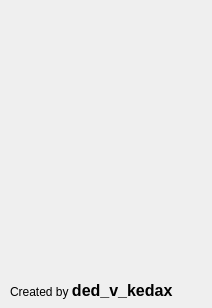
<?xml version="1.0" encoding="UTF-8"?>
<ui version="4.0">
 <class>Form</class>
 <widget class="QWidget" name="Form">
  <property name="windowModality">
   <enum>Qt::WindowModal</enum>
  </property>
  <property name="geometry">
   <rect>
    <x>0</x>
    <y>0</y>
    <width>212</width>
    <height>308</height>
   </rect>
  </property>
  <property name="sizePolicy">
   <sizepolicy hsizetype="Fixed" vsizetype="Fixed">
    <horstretch>0</horstretch>
    <verstretch>0</verstretch>
   </sizepolicy>
  </property>
  <property name="minimumSize">
   <size>
    <width>212</width>
    <height>308</height>
   </size>
  </property>
  <property name="maximumSize">
   <size>
    <width>212</width>
    <height>308</height>
   </size>
  </property>
  <property name="baseSize">
   <size>
    <width>212</width>
    <height>308</height>
   </size>
  </property>
  <property name="cursor">
   <cursorShape>ForbiddenCursor</cursorShape>
  </property>
  <property name="windowTitle">
   <string>About</string>
  </property>
  <widget class="QLabel" name="image_label">
   <property name="geometry">
    <rect>
     <x>10</x>
     <y>10</y>
     <width>191</width>
     <height>261</height>
    </rect>
   </property>
   <property name="text">
    <string/>
   </property>
  </widget>
  <widget class="QLabel" name="label_2">
   <property name="geometry">
    <rect>
     <x>10</x>
     <y>280</y>
     <width>201</width>
     <height>21</height>
    </rect>
   </property>
   <property name="text">
    <string>&lt;html&gt;&lt;head/&gt;&lt;body&gt;&lt;p&gt;Created by &lt;span style=&quot; font-size:12pt; font-weight:600;&quot;&gt;ded_v_kedax&lt;/span&gt;&lt;/p&gt;&lt;/body&gt;&lt;/html&gt;</string>
   </property>
  </widget>
 </widget>
 <resources/>
 <connections/>
</ui>
